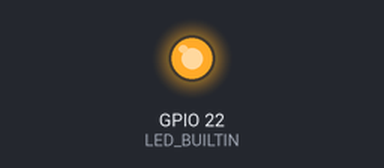
This sketch was run on a simulated ESP32. Parts: output pins drawn as LEDs (lit = HIGH). WiFi joins after 1.5 s; servers stay silent unless stated; what the sketch prints to the serial monitor is not drawn.

Above: at 1.7 s.
At 7.5 s:
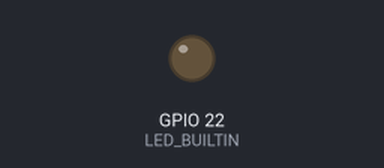
Timing chart, 0 to 9.6 s (numbered marks = the images above):
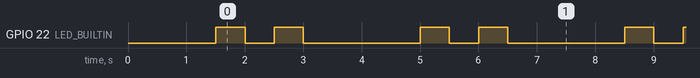

The sketch:

test_ota.ino
```cpp
#include <WiFi.h>
#include <ESPmDNS.h>
#include <WiFiUdp.h>
#include <ArduinoOTA.h>

const char* ssid = "3BB_2.4G";
const char* password = "0907327727";

#define LED_BUILTIN 22

void setup() {

  pinMode(LED_BUILTIN, OUTPUT);

  Serial.begin(115200);
  Serial.println("Booting");
  WiFi.mode(WIFI_STA);
  WiFi.begin(ssid, password);
  while (WiFi.waitForConnectResult() != WL_CONNECTED) {
    Serial.println("Connection Failed! Rebooting...");
    delay(5000);
    ESP.restart();
  }

  // Port defaults to 3232
  // ArduinoOTA.setPort(3232);

  // Hostname defaults to esp3232-[MAC]
  // ArduinoOTA.setHostname("myesp32");

  // No authentication by default
  // ArduinoOTA.setPassword("admin");

  // Password can be set with it's md5 value as well
  // MD5(admin) = 21232f297a57a5a743894a0e4a801fc3
  // ArduinoOTA.setPasswordHash("21232f297a57a5a743894a0e4a801fc3");

  ArduinoOTA
    .onStart([]() {
      String type;
      if (ArduinoOTA.getCommand() == U_FLASH)
        type = "sketch";
      else // U_SPIFFS
        type = "filesystem";

      // NOTE: if updating SPIFFS this would be the place to unmount SPIFFS using SPIFFS.end()
      Serial.println("Start updating " + type);
    })
    .onEnd([]() {
      Serial.println("\nEnd");
    })
    .onProgress([](unsigned int progress, unsigned int total) {
      Serial.printf("Progress: %u%%\r", (progress / (total / 100)));
    })
    .onError([](ota_error_t error) {
      Serial.printf("Error[%u]: ", error);
      if (error == OTA_AUTH_ERROR) Serial.println("Auth Failed");
      else if (error == OTA_BEGIN_ERROR) Serial.println("Begin Failed");
      else if (error == OTA_CONNECT_ERROR) Serial.println("Connect Failed");
      else if (error == OTA_RECEIVE_ERROR) Serial.println("Receive Failed");
      else if (error == OTA_END_ERROR) Serial.println("End Failed");
    });

  ArduinoOTA.begin();

  Serial.println("Ready");
  Serial.print("IP address: ");
  Serial.println(WiFi.localIP());
}

void loop() {
  ArduinoOTA.handle();

  digitalWrite(LED_BUILTIN, HIGH);
  delay(500);
  digitalWrite(LED_BUILTIN, LOW);
  delay(500);
  digitalWrite(LED_BUILTIN, HIGH);
  delay(500);
  digitalWrite(LED_BUILTIN, LOW);
  delay(2000);


}
```

Measured:
- by itself, GPIO 22 (LED_BUILTIN): repeats every 3.5 s: LOW 0.50 s, HIGH 0.50 s, LOW 2.0 s, HIGH 0.50 s
- by itself, everything shown: repeats every 3.5 s, in 4 steps
